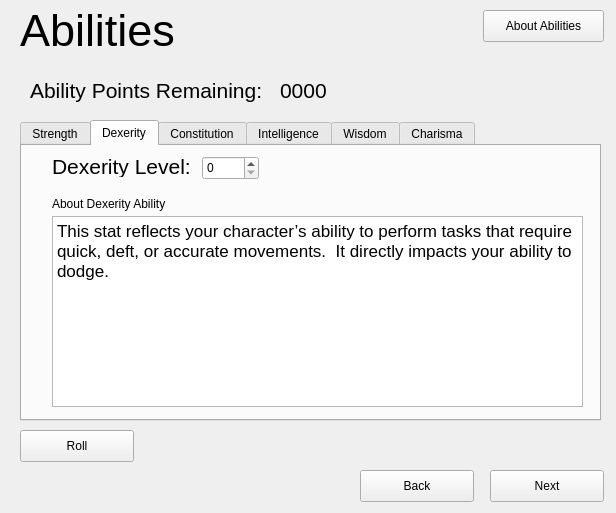
<?xml version="1.0" encoding="UTF-8"?>
<ui version="4.0">
 <class>Abilities</class>
 <widget class="QWidget" name="Abilities">
  <property name="geometry">
   <rect>
    <x>0</x>
    <y>0</y>
    <width>616</width>
    <height>513</height>
   </rect>
  </property>
  <property name="windowTitle">
   <string>Form</string>
  </property>
  <widget class="QTabWidget" name="tabWidget">
   <property name="geometry">
    <rect>
     <x>20</x>
     <y>120</y>
     <width>581</width>
     <height>301</height>
    </rect>
   </property>
   <property name="currentIndex">
    <number>1</number>
   </property>
   <widget class="QWidget" name="tabStr">
    <attribute name="title">
     <string>Strength</string>
    </attribute>
    <widget class="QSpinBox" name="spinStr">
     <property name="geometry">
      <rect>
       <x>190</x>
       <y>10</y>
       <width>57</width>
       <height>24</height>
      </rect>
     </property>
    </widget>
    <widget class="QLabel" name="lblStrLevel">
     <property name="geometry">
      <rect>
       <x>30</x>
       <y>0</y>
       <width>151</width>
       <height>41</height>
      </rect>
     </property>
     <property name="font">
      <font>
       <family>Arial</family>
       <pointsize>16</pointsize>
      </font>
     </property>
     <property name="text">
      <string>Strength Level:</string>
     </property>
    </widget>
    <widget class="QTextBrowser" name="textStr">
     <property name="geometry">
      <rect>
       <x>30</x>
       <y>70</y>
       <width>531</width>
       <height>191</height>
      </rect>
     </property>
     <property name="html">
      <string>&lt;!DOCTYPE HTML PUBLIC &quot;-//W3C//DTD HTML 4.0//EN&quot; &quot;http://www.w3.org/TR/REC-html40/strict.dtd&quot;&gt;
&lt;html&gt;&lt;head&gt;&lt;meta name=&quot;qrichtext&quot; content=&quot;1&quot; /&gt;&lt;style type=&quot;text/css&quot;&gt;
p, li { white-space: pre-wrap; }
&lt;/style&gt;&lt;/head&gt;&lt;body style=&quot; font-family:'Ubuntu'; font-size:9pt; font-weight:400; font-style:normal;&quot;&gt;
&lt;p style=&quot; margin-top:0px; margin-bottom:0px; margin-left:0px; margin-right:0px; -qt-block-indent:0; text-indent:0px;&quot;&gt;&lt;span style=&quot; font-family:'Lucida Grande'; font-size:13pt;&quot;&gt;This stat reflects your character’s ability to perform tasks that require brute physical activity.  It directly impacts the physical damage that your character deals.&lt;/span&gt;&lt;/p&gt;&lt;/body&gt;&lt;/html&gt;</string>
     </property>
    </widget>
    <widget class="QLabel" name="lblStrAbout">
     <property name="geometry">
      <rect>
       <x>30</x>
       <y>50</y>
       <width>171</width>
       <height>16</height>
      </rect>
     </property>
     <property name="text">
      <string>About Strength Ability</string>
     </property>
    </widget>
   </widget>
   <widget class="QWidget" name="tabDexerity">
    <attribute name="title">
     <string>Dexerity</string>
    </attribute>
    <widget class="QLabel" name="lblDexAbout">
     <property name="geometry">
      <rect>
       <x>30</x>
       <y>50</y>
       <width>171</width>
       <height>16</height>
      </rect>
     </property>
     <property name="text">
      <string>About Dexerity Ability</string>
     </property>
    </widget>
    <widget class="QTextBrowser" name="textDex">
     <property name="geometry">
      <rect>
       <x>30</x>
       <y>70</y>
       <width>531</width>
       <height>191</height>
      </rect>
     </property>
     <property name="html">
      <string>&lt;!DOCTYPE HTML PUBLIC &quot;-//W3C//DTD HTML 4.0//EN&quot; &quot;http://www.w3.org/TR/REC-html40/strict.dtd&quot;&gt;
&lt;html&gt;&lt;head&gt;&lt;meta name=&quot;qrichtext&quot; content=&quot;1&quot; /&gt;&lt;style type=&quot;text/css&quot;&gt;
p, li { white-space: pre-wrap; }
&lt;/style&gt;&lt;/head&gt;&lt;body style=&quot; font-family:'Ubuntu'; font-size:9pt; font-weight:400; font-style:normal;&quot;&gt;
&lt;p style=&quot; margin-top:0px; margin-bottom:0px; margin-left:0px; margin-right:0px; -qt-block-indent:0; text-indent:0px;&quot;&gt;&lt;span style=&quot; font-family:'Lucida Grande'; font-size:13pt;&quot;&gt;This stat reflects your character’s ability to perform tasks that require quick, deft, or accurate movements.  It directly impacts your ability to dodge.&lt;/span&gt;&lt;/p&gt;&lt;/body&gt;&lt;/html&gt;</string>
     </property>
    </widget>
    <widget class="QLabel" name="lblDexLevel">
     <property name="geometry">
      <rect>
       <x>30</x>
       <y>10</y>
       <width>141</width>
       <height>21</height>
      </rect>
     </property>
     <property name="font">
      <font>
       <family>Arial</family>
       <pointsize>16</pointsize>
      </font>
     </property>
     <property name="text">
      <string>Dexerity Level:</string>
     </property>
    </widget>
    <widget class="QSpinBox" name="spinDex">
     <property name="geometry">
      <rect>
       <x>180</x>
       <y>10</y>
       <width>57</width>
       <height>24</height>
      </rect>
     </property>
    </widget>
   </widget>
   <widget class="QWidget" name="tabConstruction">
    <attribute name="title">
     <string>Constitution</string>
    </attribute>
    <widget class="QSpinBox" name="spinCon">
     <property name="geometry">
      <rect>
       <x>230</x>
       <y>10</y>
       <width>57</width>
       <height>24</height>
      </rect>
     </property>
    </widget>
    <widget class="QLabel" name="lblConLevel">
     <property name="geometry">
      <rect>
       <x>30</x>
       <y>10</y>
       <width>181</width>
       <height>21</height>
      </rect>
     </property>
     <property name="font">
      <font>
       <family>Arial</family>
       <pointsize>16</pointsize>
      </font>
     </property>
     <property name="text">
      <string>Constitution Level:</string>
     </property>
    </widget>
    <widget class="QTextBrowser" name="textCon">
     <property name="geometry">
      <rect>
       <x>30</x>
       <y>70</y>
       <width>531</width>
       <height>191</height>
      </rect>
     </property>
     <property name="html">
      <string>&lt;!DOCTYPE HTML PUBLIC &quot;-//W3C//DTD HTML 4.0//EN&quot; &quot;http://www.w3.org/TR/REC-html40/strict.dtd&quot;&gt;
&lt;html&gt;&lt;head&gt;&lt;meta name=&quot;qrichtext&quot; content=&quot;1&quot; /&gt;&lt;style type=&quot;text/css&quot;&gt;
p, li { white-space: pre-wrap; }
&lt;/style&gt;&lt;/head&gt;&lt;body style=&quot; font-family:'Ubuntu'; font-size:9pt; font-weight:400; font-style:normal;&quot;&gt;
&lt;p style=&quot; margin-top:0px; margin-bottom:0px; margin-left:0px; margin-right:0px; -qt-block-indent:0; text-indent:0px;&quot;&gt;&lt;span style=&quot; font-family:'Lucida Grande'; font-size:13pt;&quot;&gt;This stat reflects your character’s fortitude; your character’s ability to receive damage, both physical and magical.  It directly impacts your ability to perform tasks that require extended stamina.&lt;/span&gt;&lt;/p&gt;&lt;/body&gt;&lt;/html&gt;</string>
     </property>
    </widget>
    <widget class="QLabel" name="lblConAbout">
     <property name="geometry">
      <rect>
       <x>30</x>
       <y>50</y>
       <width>171</width>
       <height>16</height>
      </rect>
     </property>
     <property name="text">
      <string>About Constitution Ability</string>
     </property>
    </widget>
   </widget>
   <widget class="QWidget" name="tabIntelligence">
    <attribute name="title">
     <string>Intelligence</string>
    </attribute>
    <widget class="QSpinBox" name="spinInt">
     <property name="geometry">
      <rect>
       <x>210</x>
       <y>10</y>
       <width>57</width>
       <height>24</height>
      </rect>
     </property>
    </widget>
    <widget class="QLabel" name="lblIntLevel">
     <property name="geometry">
      <rect>
       <x>30</x>
       <y>0</y>
       <width>171</width>
       <height>41</height>
      </rect>
     </property>
     <property name="font">
      <font>
       <family>Arial</family>
       <pointsize>16</pointsize>
      </font>
     </property>
     <property name="text">
      <string>Intelligence Level:</string>
     </property>
    </widget>
    <widget class="QTextBrowser" name="textInt">
     <property name="geometry">
      <rect>
       <x>30</x>
       <y>70</y>
       <width>531</width>
       <height>191</height>
      </rect>
     </property>
     <property name="html">
      <string>&lt;!DOCTYPE HTML PUBLIC &quot;-//W3C//DTD HTML 4.0//EN&quot; &quot;http://www.w3.org/TR/REC-html40/strict.dtd&quot;&gt;
&lt;html&gt;&lt;head&gt;&lt;meta name=&quot;qrichtext&quot; content=&quot;1&quot; /&gt;&lt;style type=&quot;text/css&quot;&gt;
p, li { white-space: pre-wrap; }
&lt;/style&gt;&lt;/head&gt;&lt;body style=&quot; font-family:'Ubuntu'; font-size:9pt; font-weight:400; font-style:normal;&quot;&gt;
&lt;p style=&quot; margin-top:0px; margin-bottom:0px; margin-left:0px; margin-right:0px; -qt-block-indent:0; text-indent:0px;&quot;&gt;&lt;span style=&quot; font-family:'Lucida Grande'; font-size:13pt;&quot;&gt;This stat represents your character’s capacity for learning and your character’s amassed knowledge. It directly impacts your ability to perform mental feats and cast spells effectively.&lt;/span&gt;&lt;/p&gt;&lt;/body&gt;&lt;/html&gt;</string>
     </property>
    </widget>
    <widget class="QLabel" name="lblIntAbout">
     <property name="geometry">
      <rect>
       <x>30</x>
       <y>50</y>
       <width>171</width>
       <height>16</height>
      </rect>
     </property>
     <property name="text">
      <string>About Intelligence Ability</string>
     </property>
    </widget>
   </widget>
   <widget class="QWidget" name="tabWizdom">
    <attribute name="title">
     <string>Wisdom</string>
    </attribute>
    <widget class="QSpinBox" name="spinWiz">
     <property name="geometry">
      <rect>
       <x>180</x>
       <y>10</y>
       <width>57</width>
       <height>24</height>
      </rect>
     </property>
    </widget>
    <widget class="QLabel" name="lblWizLevel">
     <property name="geometry">
      <rect>
       <x>30</x>
       <y>10</y>
       <width>151</width>
       <height>21</height>
      </rect>
     </property>
     <property name="font">
      <font>
       <family>Arial</family>
       <pointsize>16</pointsize>
      </font>
     </property>
     <property name="text">
      <string>Wisdom Level:</string>
     </property>
    </widget>
    <widget class="QTextBrowser" name="textWiz">
     <property name="geometry">
      <rect>
       <x>30</x>
       <y>70</y>
       <width>531</width>
       <height>191</height>
      </rect>
     </property>
     <property name="html">
      <string>&lt;!DOCTYPE HTML PUBLIC &quot;-//W3C//DTD HTML 4.0//EN&quot; &quot;http://www.w3.org/TR/REC-html40/strict.dtd&quot;&gt;
&lt;html&gt;&lt;head&gt;&lt;meta name=&quot;qrichtext&quot; content=&quot;1&quot; /&gt;&lt;style type=&quot;text/css&quot;&gt;
p, li { white-space: pre-wrap; }
&lt;/style&gt;&lt;/head&gt;&lt;body style=&quot; font-family:'Ubuntu'; font-size:9pt; font-weight:400; font-style:normal;&quot;&gt;
&lt;p style=&quot; margin-top:0px; margin-bottom:0px; margin-left:0px; margin-right:0px; -qt-block-indent:0; text-indent:0px;&quot;&gt;&lt;span style=&quot; font-family:'Lucida Grande'; font-size:13pt;&quot;&gt;This stat reflects your character’s natural intuition.  It directly impacts your Will saving throws, as well as your ability to perform street-wise skills and spirituality-based skills.&lt;/span&gt;&lt;/p&gt;&lt;/body&gt;&lt;/html&gt;</string>
     </property>
    </widget>
    <widget class="QLabel" name="lblWizAbout">
     <property name="geometry">
      <rect>
       <x>30</x>
       <y>50</y>
       <width>171</width>
       <height>16</height>
      </rect>
     </property>
     <property name="text">
      <string>About Wisdom Ability</string>
     </property>
    </widget>
   </widget>
   <widget class="QWidget" name="tabCharism">
    <attribute name="title">
     <string>Charisma</string>
    </attribute>
    <widget class="QSpinBox" name="spinCha">
     <property name="geometry">
      <rect>
       <x>180</x>
       <y>10</y>
       <width>57</width>
       <height>24</height>
      </rect>
     </property>
    </widget>
    <widget class="QLabel" name="lblChaLevel">
     <property name="geometry">
      <rect>
       <x>30</x>
       <y>10</y>
       <width>151</width>
       <height>21</height>
      </rect>
     </property>
     <property name="font">
      <font>
       <family>Arial</family>
       <pointsize>16</pointsize>
      </font>
     </property>
     <property name="text">
      <string>Charisma Level:</string>
     </property>
    </widget>
    <widget class="QTextBrowser" name="textCha">
     <property name="geometry">
      <rect>
       <x>30</x>
       <y>70</y>
       <width>531</width>
       <height>191</height>
      </rect>
     </property>
     <property name="html">
      <string>&lt;!DOCTYPE HTML PUBLIC &quot;-//W3C//DTD HTML 4.0//EN&quot; &quot;http://www.w3.org/TR/REC-html40/strict.dtd&quot;&gt;
&lt;html&gt;&lt;head&gt;&lt;meta name=&quot;qrichtext&quot; content=&quot;1&quot; /&gt;&lt;style type=&quot;text/css&quot;&gt;
p, li { white-space: pre-wrap; }
&lt;/style&gt;&lt;/head&gt;&lt;body style=&quot; font-family:'Ubuntu'; font-size:9pt; font-weight:400; font-style:normal;&quot;&gt;
&lt;p style=&quot; margin-top:0px; margin-bottom:0px; margin-left:0px; margin-right:0px; -qt-block-indent:0; text-indent:0px;&quot;&gt;&lt;span style=&quot; font-family:'Lucida Grande'; font-size:13pt;&quot;&gt;This stat reflects your character’s ability to communicate.  It directly impacts the skills involving façade and persuasion.&lt;/span&gt;&lt;/p&gt;&lt;/body&gt;&lt;/html&gt;</string>
     </property>
    </widget>
    <widget class="QLabel" name="lblChaAbout">
     <property name="geometry">
      <rect>
       <x>30</x>
       <y>50</y>
       <width>171</width>
       <height>16</height>
      </rect>
     </property>
     <property name="text">
      <string>About Charisma Ability</string>
     </property>
    </widget>
   </widget>
  </widget>
  <widget class="QPushButton" name="btnBack">
   <property name="geometry">
    <rect>
     <x>360</x>
     <y>470</y>
     <width>114</width>
     <height>32</height>
    </rect>
   </property>
   <property name="text">
    <string>Back</string>
   </property>
  </widget>
  <widget class="QPushButton" name="btnAboutClasses">
   <property name="geometry">
    <rect>
     <x>483</x>
     <y>10</y>
     <width>121</width>
     <height>32</height>
    </rect>
   </property>
   <property name="text">
    <string>About Abilities</string>
   </property>
  </widget>
  <widget class="QPushButton" name="btnNext">
   <property name="geometry">
    <rect>
     <x>490</x>
     <y>470</y>
     <width>114</width>
     <height>32</height>
    </rect>
   </property>
   <property name="text">
    <string>Next</string>
   </property>
  </widget>
  <widget class="QLabel" name="lblTitle">
   <property name="geometry">
    <rect>
     <x>20</x>
     <y>10</y>
     <width>201</width>
     <height>41</height>
    </rect>
   </property>
   <property name="font">
    <font>
     <family>Arial</family>
     <pointsize>34</pointsize>
    </font>
   </property>
   <property name="text">
    <string>Abilities</string>
   </property>
  </widget>
  <widget class="QLabel" name="label">
   <property name="geometry">
    <rect>
     <x>30</x>
     <y>75</y>
     <width>241</width>
     <height>31</height>
    </rect>
   </property>
   <property name="font">
    <font>
     <family>Arial</family>
     <pointsize>16</pointsize>
    </font>
   </property>
   <property name="text">
    <string>Ability Points Remaining:</string>
   </property>
  </widget>
  <widget class="QLabel" name="label_2">
   <property name="geometry">
    <rect>
     <x>280</x>
     <y>80</y>
     <width>62</width>
     <height>21</height>
    </rect>
   </property>
   <property name="font">
    <font>
     <family>Arial</family>
     <pointsize>16</pointsize>
    </font>
   </property>
   <property name="text">
    <string>0000</string>
   </property>
  </widget>
  <widget class="QPushButton" name="btnRoll">
   <property name="geometry">
    <rect>
     <x>20</x>
     <y>430</y>
     <width>114</width>
     <height>32</height>
    </rect>
   </property>
   <property name="text">
    <string>Roll</string>
   </property>
  </widget>
 </widget>
 <resources/>
 <connections/>
</ui>
